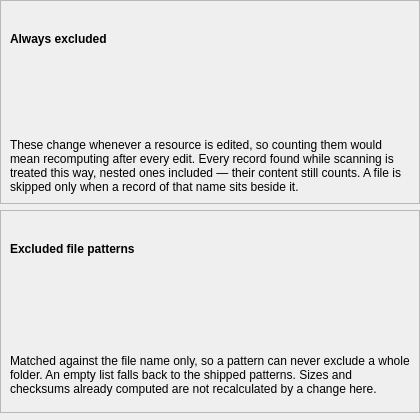
<?xml version="1.0" encoding="UTF-8"?>
<ui version="4.0">
 <class>ExcludedFilesPage</class>
 <widget class="QWidget" name="ExcludedFilesPage">
  <property name="geometry">
   <rect>
    <x>0</x>
    <y>0</y>
    <width>420</width>
    <height>420</height>
   </rect>
  </property>
  <layout class="QVBoxLayout" name="main_layout">
   <property name="leftMargin">
    <number>0</number>
   </property>
   <property name="topMargin">
    <number>0</number>
   </property>
   <property name="rightMargin">
    <number>0</number>
   </property>
   <property name="bottomMargin">
    <number>0</number>
   </property>
   <item>
    <widget class="QFrame" name="structural_frame">
     <property name="frameShape">
      <enum>QFrame::Shape::StyledPanel</enum>
     </property>
     <property name="frameShadow">
      <enum>QFrame::Shadow::Raised</enum>
     </property>
     <layout class="QVBoxLayout" name="structural_frame_layout">
      <item>
       <widget class="QLabel" name="structural_frame_label">
        <property name="font">
         <font>
          <bold>true</bold>
         </font>
        </property>
        <property name="text">
         <string>Always excluded</string>
        </property>
       </widget>
      </item>
      <item>
       <widget class="QLabel" name="structural_patterns_label">
        <property name="textInteractionFlags">
         <set>Qt::TextInteractionFlag::TextSelectableByMouse|Qt::TextInteractionFlag::TextSelectableByKeyboard</set>
        </property>
        <property name="toolTip">
         <string>Derived from each record's own name, wherever it is found — these cannot be changed.</string>
        </property>
       </widget>
      </item>
      <item>
       <widget class="WrappingLabel" name="structural_note_label">
        <property name="text">
         <string>These change whenever a resource is edited, so counting them would mean recomputing after every edit. Every record found while scanning is treated this way, nested ones included — their content still counts. A file is skipped only when a record of that name sits beside it.</string>
        </property>
        <property name="wordWrap">
         <bool>true</bool>
        </property>
       </widget>
      </item>
     </layout>
    </widget>
   </item>
   <item>
    <widget class="QFrame" name="patterns_frame">
     <property name="frameShape">
      <enum>QFrame::Shape::StyledPanel</enum>
     </property>
     <property name="frameShadow">
      <enum>QFrame::Shadow::Raised</enum>
     </property>
     <layout class="QVBoxLayout" name="patterns_frame_layout">
      <item>
       <widget class="QLabel" name="patterns_frame_label">
        <property name="font">
         <font>
          <bold>true</bold>
         </font>
        </property>
        <property name="text">
         <string>Excluded file patterns</string>
        </property>
       </widget>
      </item>
      <item>
       <widget class="StringListEditor" name="patterns_editor">
        <property name="toolTip">
         <string>Files whose name matches one of these are left out of size scans and checksums. Double-click an entry to edit it.</string>
        </property>
       </widget>
      </item>
      <item>
       <widget class="WrappingLabel" name="patterns_note_label">
        <property name="text">
         <string>Matched against the file name only, so a pattern can never exclude a whole folder. An empty list falls back to the shipped patterns. Sizes and checksums already computed are not recalculated by a change here.</string>
        </property>
        <property name="wordWrap">
         <bool>true</bool>
        </property>
       </widget>
      </item>
     </layout>
    </widget>
   </item>
   <item>
    <spacer name="bottom_spacer">
     <property name="orientation">
      <enum>Qt::Orientation::Vertical</enum>
     </property>
    </spacer>
   </item>
  </layout>
 </widget>
 <customwidgets>
  <customwidget>
   <class>StringListEditor</class>
   <extends>QWidget</extends>
   <header>borco_pyside.widgets</header>
  </customwidget>
  <customwidget>
   <class>WrappingLabel</class>
   <extends>QLabel</extends>
   <header>borco_pyside.widgets</header>
  </customwidget>
 </customwidgets>
 <resources/>
 <connections/>
</ui>
